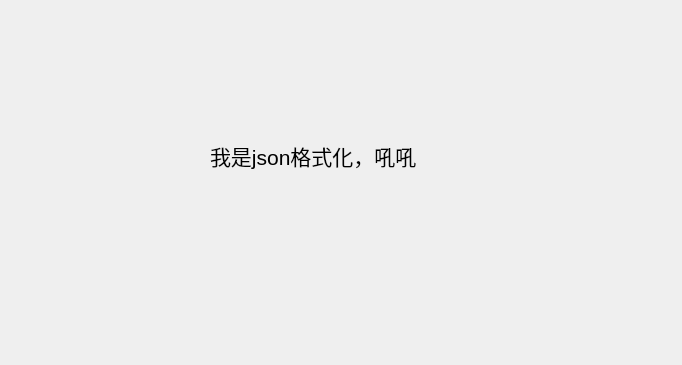
<?xml version="1.0" encoding="UTF-8"?>
<ui version="4.0">
 <class>JsonFormatter</class>
 <widget class="QWidget" name="JsonFormatter">
  <property name="geometry">
   <rect>
    <x>0</x>
    <y>0</y>
    <width>682</width>
    <height>365</height>
   </rect>
  </property>
  <property name="windowTitle">
   <string>Form</string>
  </property>
  <widget class="QLabel" name="label">
   <property name="geometry">
    <rect>
     <x>210</x>
     <y>100</y>
     <width>291</width>
     <height>111</height>
    </rect>
   </property>
   <property name="font">
    <font>
     <pointsize>16</pointsize>
    </font>
   </property>
   <property name="text">
    <string>我是json格式化，吼吼</string>
   </property>
  </widget>
 </widget>
 <resources/>
 <connections/>
</ui>
